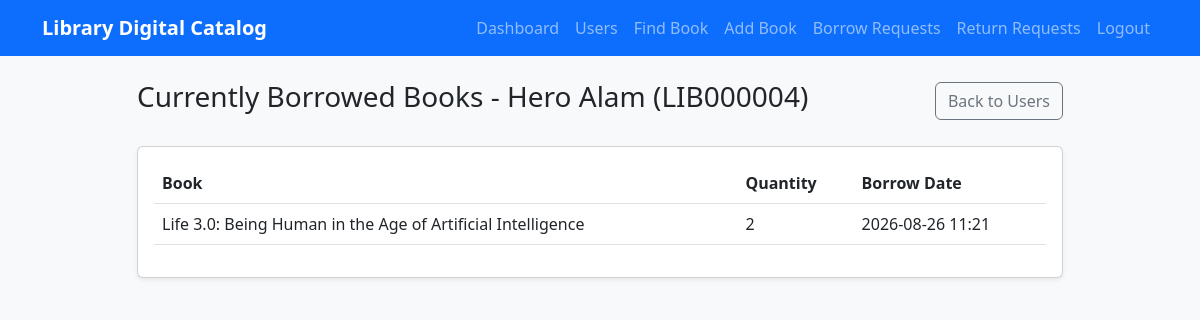
The page /library/admin-user-borrowed/4/ (signed in) on the database its author committed.
### accounts/models.py (models this page shows, shortened)
class User(AbstractUser):
    member_id = models.CharField(max_length=20, unique=True, blank=True, null=True)
    phone = models.CharField(max_length=20, unique=True)
    is_admin_role = models.BooleanField(default=False)

### library/models.py (models this page shows, shortened)
class BorrowedBook(models.Model):
    user = models.ForeignKey(settings.AUTH_USER_MODEL, on_delete=models.CASCADE, related_name='borrowed_books')
    book = models.ForeignKey(Book, on_delete=models.CASCADE)
    quantity = models.PositiveIntegerField()
    borrow_date = models.DateTimeField(auto_now_add=True)

### catalog/models.py (models this page shows, shortened)
class Book(models.Model):
    name = models.CharField(max_length=255)
    authors = models.ManyToManyField(Author, related_name='books')
    total_quantity = models.PositiveIntegerField(default=0)
    available_quantity = models.PositiveIntegerField(default=0)
    room_no = models.CharField(max_length=50)
    shelf_no = models.CharField(max_length=50)
    row = models.CharField(max_length=50)
    column = models.CharField(max_length=50)

### library/views.py (the view)
# urls.py: path('admin-user-borrowed/<int:user_id>/', views.admin_user_borrowed, name='admin_user_borrowed'),
@login_required
def admin_user_borrowed(request, user_id):
    if not request.user.is_admin_role:
        return redirect('home')
    user = get_object_or_404(User, id=user_id, is_admin_role=False)
    borrowed_books = user.borrowed_books.all().order_by('-borrow_date')
    return render(request, 'library/admin_user_borrowed.html', {
        'member': user,
        'borrowed_books': borrowed_books
    })

### templates/library/admin_user_borrowed.html
{% extends 'base.html' %}
{% block content %}
<div class="row">
    <div class="col-md-10 offset-md-1">
        <div class="d-flex justify-content-between align-items-center mb-4">
            <h3>Currently Borrowed Books - {{ member.first_name }} ({{ member.member_id }})</h3>
            <a href="{% url 'admin_users' %}" class="btn btn-outline-secondary">Back to Users</a>
        </div>
        <div class="card shadow-sm">
            <div class="card-body">
                {% if borrowed_books %}
                    <table class="table table-hover align-middle">
                        <thead>
                            <tr>
                                <th>Book</th>
                                <th>Quantity</th>
                                <th>Borrow Date</th>
                            </tr>
                        </thead>
                        <tbody>
                            {% for record in borrowed_books %}
                                <tr>
                                    <td>{{ record.book.name }}</td>
                                    <td>{{ record.quantity }}</td>
                                    <td>{{ record.borrow_date|date:"Y-m-d H:i" }}</td>
                                </tr>
                            {% endfor %}
                        </tbody>
                    </table>
                {% else %}
                    <p class="text-muted">This user has no currently borrowed books.</p>
                {% endif %}
            </div>
        </div>
    </div>
</div>
{% endblock %}

### templates/base.html (style rules this page uses)
body { background-color: #f8f9fa; }

### rows shown on the page
User: first_name "Hero Alam", member_id "LIB000004"
BorrowedBook: book.name "Life 3.0: Being Human in the Age of Artificial Intelligence", quantity "2", borrow_date "2026-08-26 11:21"
